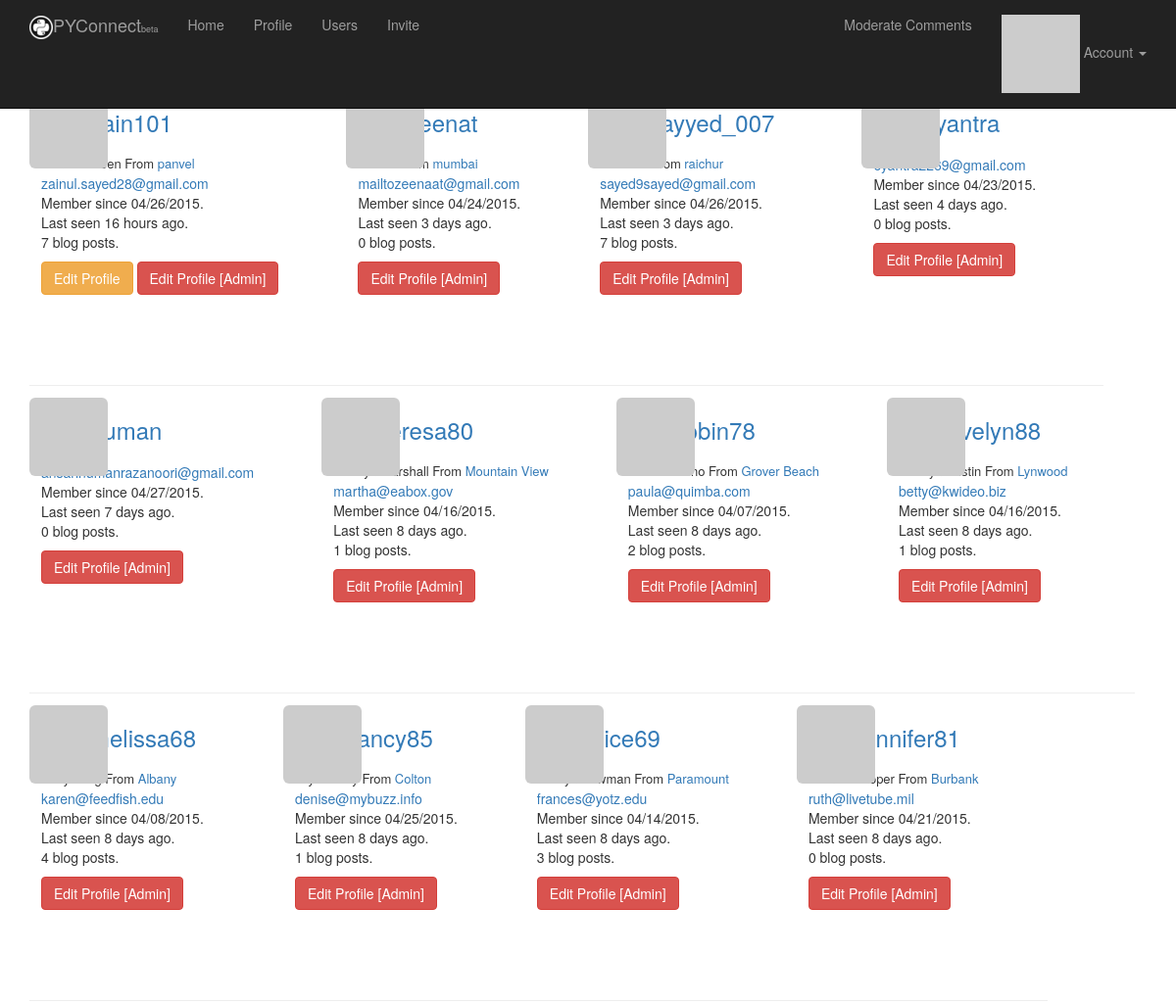
Page /user-list/ (signed in, upper part) on the earlier database version.
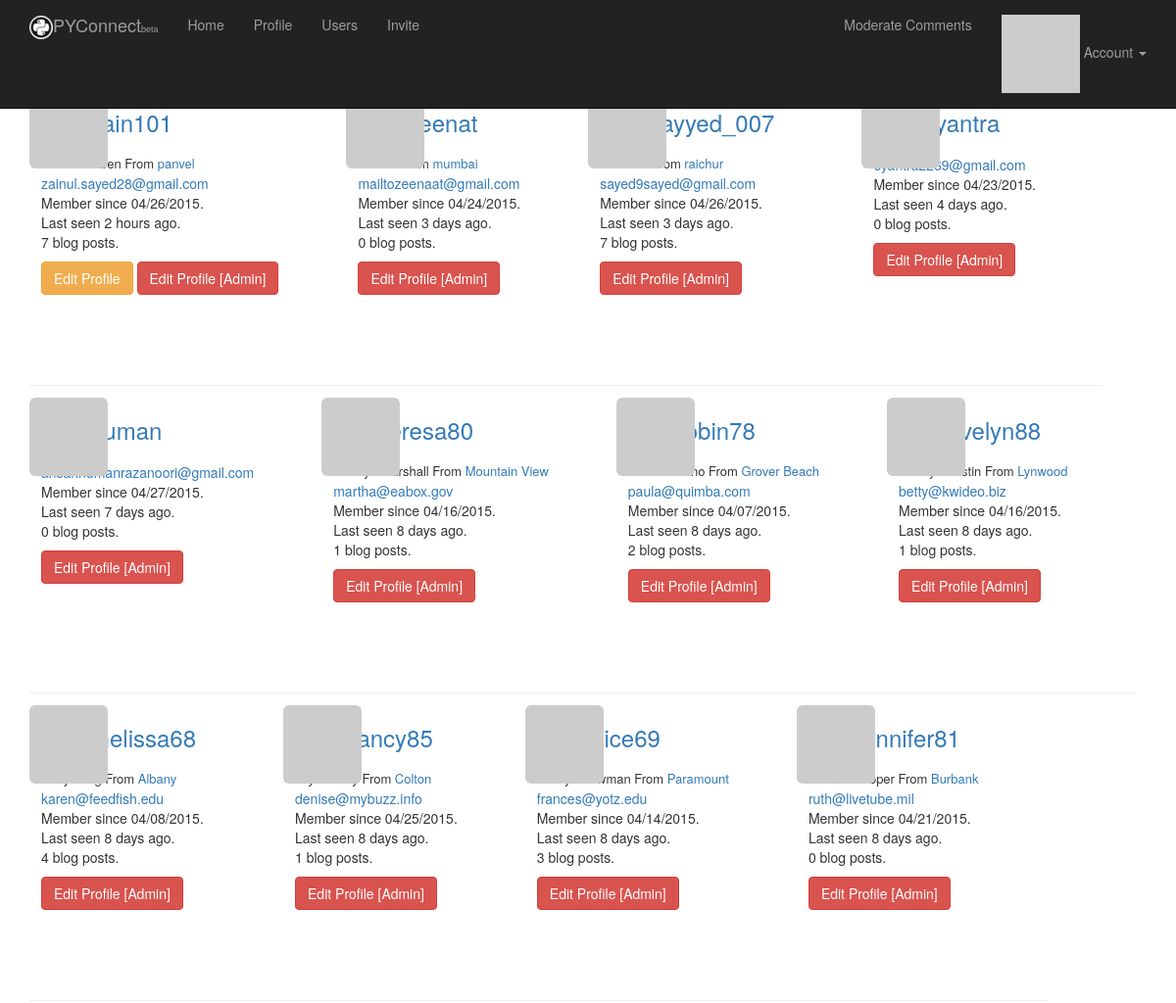
Same page on the later database version.
### app/models.py (models this page shows, shortened)
class User(UserMixin, db.Model):
    __tablename__ = 'users'          # Table names should be plural.
    id = db.Column(db.Integer, primary_key=True)
    email = db.Column(db.String(64), unique=True, index=True)
    username = db.Column(db.String(64), unique=True, index=True)
    password_hash = db.Column(db.String)
    role_id = db.Column(db.Integer, db.ForeignKey('roles.id'))
    confirmed = db.Column(db.Boolean, default=False)
    location = db.Column(db.String(64))
    name = db.Column(db.String(64))
    about_me = db.Column(db.Text)
    member_since = db.Column(db.DateTime(), default=datetime.utcnow)
    last_seen = db.Column(db.DateTime(), default=datetime.utcnow)
    avatar_hash = db.Column(db.String(32))
    posts = db.relationship('Post', backref='author', lazy='dynamic')
    comments = db.relationship('Comment', backref='author', lazy='dynamic')
    '''
    These are the people who follow me
    '''
    followed = db.relationship(
        'Follow',
        foreign_keys=[Follow.follower_id],
        backref=db.backref('follower', lazy='joined'),
        lazy='dynamic',
        cascade='all, delete-orphan')
    '''
    These are people whome I follow
    '''
    followers = db.relationship(
        'Follow',
        foreign_keys=[Follow.followed_id],
        backref=db.backref('followed', lazy='joined'),
        lazy='dynamic',
        cascade='all, delete-orphan'
    )
    @property
    def password(self):
        raise AttributeError('Password is not a readable attribute')
    def can(self, permissions):
        return self.role is not None and (self.role.permissions & permissions) == permissions
    def is_administrator(self):
        return self.can(Permission.ADMINISTER)
    '''
    The ping method is called every time the request for user is received, by using before_app_request hook
    '''
    def ping(self):
        self.last_seen = datetime.utcnow()
        db.session.add(self)
    '''
    User avatar creation
    '''
    def gravatar(self, size=100, default='identicon', rating='g'):
        if request.is_secure:
            url = 'https://secure.gravatar.com/avatar'
        else:
            url = 'http://www.gravatar.com/avatar'
        hash = self.avatar_hash or  hashlib.md5(self.email.encode('utf-8')).hexdigest()
        return '{url}/{hash}?s={size}&d={default}&r={rating}'.format(url=url, size=size, default=default, rating=rating, hash=hash)
    def follow(self, user):
        if not self.is_following(user):
            f = Follow(follower=self, followed=user)
            db.session.add(f)
    '''
    This method is introduced to correct the values of DB to follow a user to itself
    '''

### app/main/views.py (the view)
@main.route('/user-list/')
@login_required
def user_list():
    users = User.query.order_by(User.last_seen.desc()).all()
    if (users is None):
        abort(500)
    return render_template('user_list.html', users=users)

### app/auth/views.py (called while the page is built)
@auth.before_app_request
def before_request():
    if current_user.is_authenticated():
        current_user.ping()
        if not current_user.confirmed and request.endpoint[:5] != 'auth.':
            return redirect(url_for('auth.unconfirmed'))

### app/main/__init__.py (called while the page is built)
@main.app_context_processor
def inject_permission():
    return dict(Permission=Permission)

### app/models.py (called while the page is built)
@login_manager.user_loader
def load_user(user_id):
    return User.query.get(int(user_id))

### app/templates/user_list.html (shortened to what this page needs)
{% extends "base.html" %}
{% block page_content %}
    {% for user in users %}
        <div class="page-header" style="float: left; padding-right: 5%; min-height: 10px;  margin: 12px 0px 0px 0px; ">
        <img class="img-rounded profile-thumbnail " style=" margin: 0px 0px 0px 0px;" src="{{user.gravatar(size=60)  }}" />
        <div class="profile-header" style=" margin: 12px 12px 12px 12px;">
        <a href="{{ url_for('main.user', username=user.username) }}"><h3 style=" margin: 20px 20px 20px 50px;">{{ user.username }}</h3></a>
        {% if user.name or user.location %}
        <p style="font-size: small; margin: 0px 0px 0px 0px;">
            {% if user.name %} {{ user.name }} {% endif %}
            {% if user.location %}
                From <a href="http://maps.google.com/?q={{ user.location }}">{{ user.location }}</a>
            {% endif %}
        </p>
        {% endif %}
        {% if current_user.is_administrator() %}
            <p style=" margin: 0px 0px 0px 0px;"><a href="mailto: {{ user.email }}">{{ user.email }}</a></p>
        {% endif %}
        <p style=" margin: 0px 0px 0px 0px;">
            Member since {{ moment(user.member_since).format('L')}}.<br />
            Last seen {{ moment(user.last_seen).fromNow()}}.
            <p style=" margin: 0px 0px 0px 0px;">{{ user.posts.count() }} blog posts.</p>
        </p>
        <p style=" margin: 0px 0px 0px 0px;">
                 {% if user == current_user %}
                    <a class="btn btn-warning" href="{{ url_for('main.edit_profile') }}">Edit Profile</a>
                {% endif %}
                {% if current_user.is_administrator() %}
                    <a class="btn btn-danger" href="{{ url_for('main.edit_profile_admin', id=user.id ) }}">Edit Profile [Admin]</a>
                {% endif %}
        </p>
        </div>
        </div>
    {% endfor %}
{% endblock %}

Differences in the rows shown:
changed User "zain101": last_seen "16 hours ago" → "2 hours ago"
